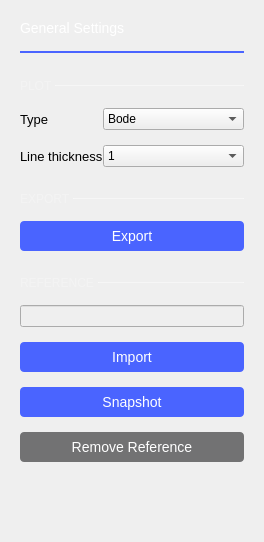
               <widget class="QWidget" name="page_4">
                <layout class="QVBoxLayout" name="verticalLayout_16">
                 <property name="spacing">
                  <number>0</number>
                 </property>
                 <property name="leftMargin">
                  <number>20</number>
                 </property>
                 <property name="topMargin">
                  <number>20</number>
                 </property>
                 <property name="rightMargin">
                  <number>20</number>
                 </property>
                 <property name="bottomMargin">
                  <number>20</number>
                 </property>
                 <item>
                  <widget class="QLabel" name="label_7">
                   <property name="styleSheet">
                    <string notr="true">color: white;
    font-size: 14px;
    font-weight: normal;</string>
                   </property>
                   <property name="text">
                    <string>General Settings</string>
                   </property>
                  </widget>
                 </item>
                 <item>
                  <spacer name="verticalSpacer_7">
                   <property name="orientation">
                    <enum>Qt::Vertical</enum>
                   </property>
                   <property name="sizeType">
                    <enum>QSizePolicy::Fixed</enum>
                   </property>
                   <property name="sizeHint" stdset="0">
                    <size>
                     <width>20</width>
                     <height>15</height>
                    </size>
                   </property>
                  </spacer>
                 </item>
                 <item>
                  <widget class="Line" name="line_6">
                   <property name="sizePolicy">
                    <sizepolicy hsizetype="Minimum" vsizetype="Fixed">
                     <horstretch>0</horstretch>
                     <verstretch>0</verstretch>
                    </sizepolicy>
                   </property>
                   <property name="styleSheet">
                    <string notr="true">color: #4A64FF;</string>
                   </property>
                   <property name="frameShadow">
                    <enum>QFrame::Plain</enum>
                   </property>
                   <property name="lineWidth">
                    <number>2</number>
                   </property>
                   <property name="orientation">
                    <enum>Qt::Horizontal</enum>
                   </property>
                  </widget>
                 </item>
                 <item>
                  <layout class="QVBoxLayout" name="verticalLayout_15">
                   <property name="spacing">
                    <number>0</number>
                   </property>
                   <property name="topMargin">
                    <number>25</number>
                   </property>
                   <property name="bottomMargin">
                    <number>0</number>
                   </property>
                   <item>
                    <layout class="QHBoxLayout" name="horizontalLayout_15">
                     <property name="spacing">
                      <number>0</number>
                     </property>
                     <property name="topMargin">
                      <number>0</number>
                     </property>
                     <item>
                      <widget class="QLabel" name="label_6">
                       <property name="sizePolicy">
                        <sizepolicy hsizetype="Fixed" vsizetype="Fixed">
                         <horstretch>0</horstretch>
                         <verstretch>0</verstretch>
                        </sizepolicy>
                       </property>
                       <property name="styleSheet">
                        <string notr="true">QLabel {
        font-size: 12px;
        color: rgba(255, 255, 255, 70);
    }</string>
                       </property>
                       <property name="text">
                        <string>PLOT </string>
                       </property>
                      </widget>
                     </item>
                     <item>
                      <widget class="Line" name="line_9">
                       <property name="sizePolicy">
                        <sizepolicy hsizetype="Minimum" vsizetype="Maximum">
                         <horstretch>0</horstretch>
                         <verstretch>0</verstretch>
                        </sizepolicy>
                       </property>
                       <property name="minimumSize">
                        <size>
                         <width>0</width>
                         <height>1</height>
                        </size>
                       </property>
                       <property name="maximumSize">
                        <size>
                         <width>16777215</width>
                         <height>1</height>
                        </size>
                       </property>
                       <property name="styleSheet">
                        <string notr="true">border: 1px solid rgba(255, 255, 255, 70);</string>
                       </property>
                       <property name="orientation">
                        <enum>Qt::Horizontal</enum>
                       </property>
                      </widget>
                     </item>
                    </layout>
                   </item>
                   <item>
                    <spacer name="verticalSpacer_14">
                     <property name="orientation">
                      <enum>Qt::Vertical</enum>
                     </property>
                     <property name="sizeType">
                      <enum>QSizePolicy::Fixed</enum>
                     </property>
                     <property name="sizeHint" stdset="0">
                      <size>
                       <width>20</width>
                       <height>15</height>
                      </size>
                     </property>
                    </spacer>
                   </item>
                   <item>
                    <layout class="QHBoxLayout" name="horizontalLayout_17">
                     <property name="spacing">
                      <number>0</number>
                     </property>
                     <property name="topMargin">
                      <number>0</number>
                     </property>
                     <item>
                      <widget class="QLabel" name="label_16">
                       <property name="styleSheet">
                        <string notr="true">font-size: 13px;</string>
                       </property>
                       <property name="text">
                        <string>Type</string>
                       </property>
                      </widget>
                     </item>
                     <item>
                      <widget class="QComboBox" name="cmb_graphs">
                       <property name="minimumSize">
                        <size>
                         <width>141</width>
                         <height>0</height>
                        </size>
                       </property>
                       <item>
                        <property name="text">
                         <string>Bode</string>
                        </property>
                       </item>
                       <item>
                        <property name="text">
                         <string>Nyquist</string>
                        </property>
                       </item>
                       <item>
                        <property name="text">
                         <string>Nichols</string>
                        </property>
                       </item>
                      </widget>
                     </item>
                    </layout>
                   </item>
                   <item>
                    <spacer name="verticalSpacer_13">
                     <property name="orientation">
                      <enum>Qt::Vertical</enum>
                     </property>
                     <property name="sizeType">
                      <enum>QSizePolicy::Fixed</enum>
                     </property>
                     <property name="sizeHint" stdset="0">
                      <size>
                       <width>20</width>
                       <height>15</height>
                      </size>
                     </property>
                    </spacer>
                   </item>
                   <item>
                    <layout class="QHBoxLayout" name="horizontalLayout_13">
                     <property name="spacing">
                      <number>0</number>
                     </property>
                     <property name="bottomMargin">
                      <number>0</number>
                     </property>
                     <item>
                      <layout class="QVBoxLayout" name="verticalLayout_12">
                       <property name="spacing">
                        <number>0</number>
                       </property>
                       <property name="rightMargin">
                        <number>0</number>
                       </property>
                       <property name="bottomMargin">
                        <number>0</number>
                       </property>
                       <item>
                        <widget class="QLabel" name="label_10">
                         <property name="styleSheet">
                          <string notr="true">font-size: 13px;</string>
                         </property>
                         <property name="text">
                          <string>Line thickness</string>
                         </property>
                        </widget>
                       </item>
                      </layout>
                     </item>
                     <item>
                      <widget class="QComboBox" name="cbLineThickness">
                       <property name="minimumSize">
                        <size>
                         <width>141</width>
                         <height>0</height>
                        </size>
                       </property>
                       <property name="currentIndex">
                        <number>1</number>
                       </property>
                       <item>
                        <property name="text">
                         <string>0.5</string>
                        </property>
                       </item>
                       <item>
                        <property name="text">
                         <string>1</string>
                        </property>
                       </item>
                       <item>
                        <property name="text">
                         <string>1.5</string>
                        </property>
                       </item>
                       <item>
                        <property name="text">
                         <string>2</string>
                        </property>
                       </item>
                       <item>
                        <property name="text">
                         <string>2.5</string>
                        </property>
                       </item>
                       <item>
                        <property name="text">
                         <string>3</string>
                        </property>
                       </item>
                       <item>
                        <property name="text">
                         <string>3.5</string>
                        </property>
                       </item>
                       <item>
                        <property name="text">
                         <string>4</string>
                        </property>
                       </item>
                       <item>
                        <property name="text">
                         <string>4.5</string>
                        </property>
                       </item>
                       <item>
                        <property name="text">
                         <string>5</string>
                        </property>
                       </item>
                      </widget>
                     </item>
                    </layout>
                   </item>
                   <item>
                    <spacer name="verticalSpacer_16">
                     <property name="orientation">
                      <enum>Qt::Vertical</enum>
                     </property>
                     <property name="sizeType">
                      <enum>QSizePolicy::Fixed</enum>
                     </property>
                     <property name="sizeHint" stdset="0">
                      <size>
                       <width>20</width>
                       <height>25</height>
                      </size>
                     </property>
                    </spacer>
                   </item>
                   <item>
                    <layout class="QHBoxLayout" name="horizontalLayout_18">
                     <property name="spacing">
                      <number>0</number>
                     </property>
                     <property name="bottomMargin">
                      <number>0</number>
                     </property>
                     <item>
                      <widget class="QLabel" name="label_17">
                       <property name="sizePolicy">
                        <sizepolicy hsizetype="Fixed" vsizetype="Preferred">
                         <horstretch>0</horstretch>
                         <verstretch>0</verstretch>
                        </sizepolicy>
                       </property>
                       <property name="styleSheet">
                        <string notr="true">QLabel {
        font-size: 12px;
        color: rgba(255, 255, 255, 70);
    }</string>
                       </property>
                       <property name="text">
                        <string>EXPORT </string>
                       </property>
                      </widget>
                     </item>
                     <item>
                      <widget class="Line" name="line_11">
                       <property name="maximumSize">
                        <size>
                         <width>16777215</width>
                         <height>1</height>
                        </size>
                       </property>
                       <property name="styleSheet">
                        <string notr="true">border: 1px solid rgba(255, 255, 255, 70);</string>
                       </property>
                       <property name="orientation">
                        <enum>Qt::Horizontal</enum>
                       </property>
                      </widget>
                     </item>
                    </layout>
                   </item>
                   <item>
                    <spacer name="verticalSpacer_17">
                     <property name="orientation">
                      <enum>Qt::Vertical</enum>
                     </property>
                     <property name="sizeType">
                      <enum>QSizePolicy::Fixed</enum>
                     </property>
                     <property name="sizeHint" stdset="0">
                      <size>
                       <width>20</width>
                       <height>15</height>
                      </size>
                     </property>
                    </spacer>
                   </item>
                   <item>
                    <widget class="QPushButton" name="btnExport">
                     <property name="styleSheet">
                      <string notr="true">QPushButton {
  min-height: 30px;
  max-height: 30px;

  border: 0px;
  border-radius: 4px;

  background-color: #4a64ff;
  color: #ffffff;

  font-size: 14px;
}

QPushButton:pressed {
  background-color: #2a44df;
}

QPushButton:hover {
	background-color: #4a34ff;
}</string>
                     </property>
                     <property name="text">
                      <string>Export</string>
                     </property>
                    </widget>
                   </item>
                   <item>
                    <spacer name="verticalSpacer_12">
                     <property name="orientation">
                      <enum>Qt::Vertical</enum>
                     </property>
                     <property name="sizeType">
                      <enum>QSizePolicy::Fixed</enum>
                     </property>
                     <property name="sizeHint" stdset="0">
                      <size>
                       <width>20</width>
                       <height>25</height>
                      </size>
                     </property>
                    </spacer>
                   </item>
                  </layout>
                 </item>
                 <item>
                  <layout class="QVBoxLayout" name="verticalLayout_20">
                   <property name="spacing">
                    <number>0</number>
                   </property>
                   <property name="bottomMargin">
                    <number>20</number>
                   </property>
                   <item>
                    <layout class="QHBoxLayout" name="horizontalLayout_14">
                     <property name="spacing">
                      <number>0</number>
                     </property>
                     <property name="bottomMargin">
                      <number>0</number>
                     </property>
                     <item>
                      <widget class="QLabel" name="label_14">
                       <property name="sizePolicy">
                        <sizepolicy hsizetype="Fixed" vsizetype="Preferred">
                         <horstretch>0</horstretch>
                         <verstretch>0</verstretch>
                        </sizepolicy>
                       </property>
                       <property name="styleSheet">
                        <string notr="true">QLabel {
        font-size: 12px;
        color: rgba(255, 255, 255, 70);
    }</string>
                       </property>
                       <property name="text">
                        <string>REFERENCE </string>
                       </property>
                      </widget>
                     </item>
                     <item>
                      <widget class="Line" name="line_10">
                       <property name="maximumSize">
                        <size>
                         <width>16777215</width>
                         <height>1</height>
                        </size>
                       </property>
                       <property name="styleSheet">
                        <string notr="true">border: 1px solid rgba(255, 255, 255, 70);</string>
                       </property>
                       <property name="frameShadow">
                        <enum>QFrame::Plain</enum>
                       </property>
                       <property name="orientation">
                        <enum>Qt::Horizontal</enum>
                       </property>
                      </widget>
                     </item>
                    </layout>
                   </item>
                   <item>
                    <spacer name="verticalSpacer_15">
                     <property name="orientation">
                      <enum>Qt::Vertical</enum>
                     </property>
                     <property name="sizeType">
                      <enum>QSizePolicy::Fixed</enum>
                     </property>
                     <property name="sizeHint" stdset="0">
                      <size>
                       <width>20</width>
                       <height>15</height>
                      </size>
                     </property>
                    </spacer>
                   </item>
                   <item>
                    <widget class="QLineEdit" name="importFileLineEdit">
                     <property name="enabled">
                      <bool>false</bool>
                     </property>
                    </widget>
                   </item>
                   <item>
                    <spacer name="verticalSpacer_22">
                     <property name="orientation">
                      <enum>Qt::Vertical</enum>
                     </property>
                     <property name="sizeType">
                      <enum>QSizePolicy::Fixed</enum>
                     </property>
                     <property name="sizeHint" stdset="0">
                      <size>
                       <width>20</width>
                       <height>15</height>
                      </size>
                     </property>
                    </spacer>
                   </item>
                   <item>
                    <widget class="QPushButton" name="importBtn">
                     <property name="styleSheet">
                      <string notr="true">QPushButton {
  min-height: 30px;
  max-height: 30px;

  border: 0px;
  border-radius: 4px;

  background-color: #4a64ff;
  color: #ffffff;

  font-size: 14px;
}

QPushButton:pressed {
  background-color: #2a44df;
}

QPushButton:hover {
	background-color: #4a34ff;
}

QPushButton:disabled {
background-color: #727273;
}</string>
                     </property>
                     <property name="text">
                      <string>Import</string>
                     </property>
                    </widget>
                   </item>
                   <item>
                    <spacer name="verticalSpacer_21">
                     <property name="orientation">
                      <enum>Qt::Vertical</enum>
                     </property>
                     <property name="sizeType">
                      <enum>QSizePolicy::Fixed</enum>
                     </property>
                     <property name="sizeHint" stdset="0">
                      <size>
                       <width>20</width>
                       <height>15</height>
                      </size>
                     </property>
                    </spacer>
                   </item>
                   <item>
                    <widget class="QPushButton" name="snapshotBtn">
                     <property name="styleSheet">
                      <string notr="true">QPushButton {
  min-height: 30px;
  max-height: 30px;

  border: 0px;
  border-radius: 4px;

  background-color: #4a64ff;
  color: #ffffff;

  font-size: 14px;
}

QPushButton:pressed {
  background-color: #2a44df;
}

QPushButton:hover {
	background-color: #4a34ff;
}

QPushButton:disabled {
background-color: #727273;
}</string>
                     </property>
                     <property name="text">
                      <string>Snapshot</string>
                     </property>
                    </widget>
                   </item>
                   <item>
                    <spacer name="verticalSpacer_20">
                     <property name="orientation">
                      <enum>Qt::Vertical</enum>
                     </property>
                     <property name="sizeType">
                      <enum>QSizePolicy::Fixed</enum>
                     </property>
                     <property name="sizeHint" stdset="0">
                      <size>
                       <width>20</width>
                       <height>15</height>
                      </size>
                     </property>
                    </spacer>
                   </item>
                   <item>
                    <widget class="QPushButton" name="removeReferenceBtn">
                     <property name="enabled">
                      <bool>false</bool>
                     </property>
                     <property name="styleSheet">
                      <string notr="true">QPushButton {
  min-height: 30px;
  max-height: 30px;

  border: 0px;
  border-radius: 4px;

  background-color: #4a64ff;
  color: #ffffff;

  font-size: 14px;
}

QPushButton:pressed {
  background-color: #2a44df;
}

QPushButton:hover {
	background-color: #4a34ff;
}

QPushButton:disabled {
background-color: #727273;
}</string>
                     </property>
                     <property name="text">
                      <string>Remove Reference</string>
                     </property>
                     <property name="checkable">
                      <bool>false</bool>
                     </property>
                    </widget>
                   </item>
                  </layout>
                 </item>
                 <item>
                  <spacer name="verticalSpacer_4">
                   <property name="orientation">
                    <enum>Qt::Vertical</enum>
                   </property>
                   <property name="sizeHint" stdset="0">
                    <size>
                     <width>20</width>
                     <height>40</height>
                    </size>
                   </property>
                  </spacer>
                 </item>
                </layout>
               </widget>
